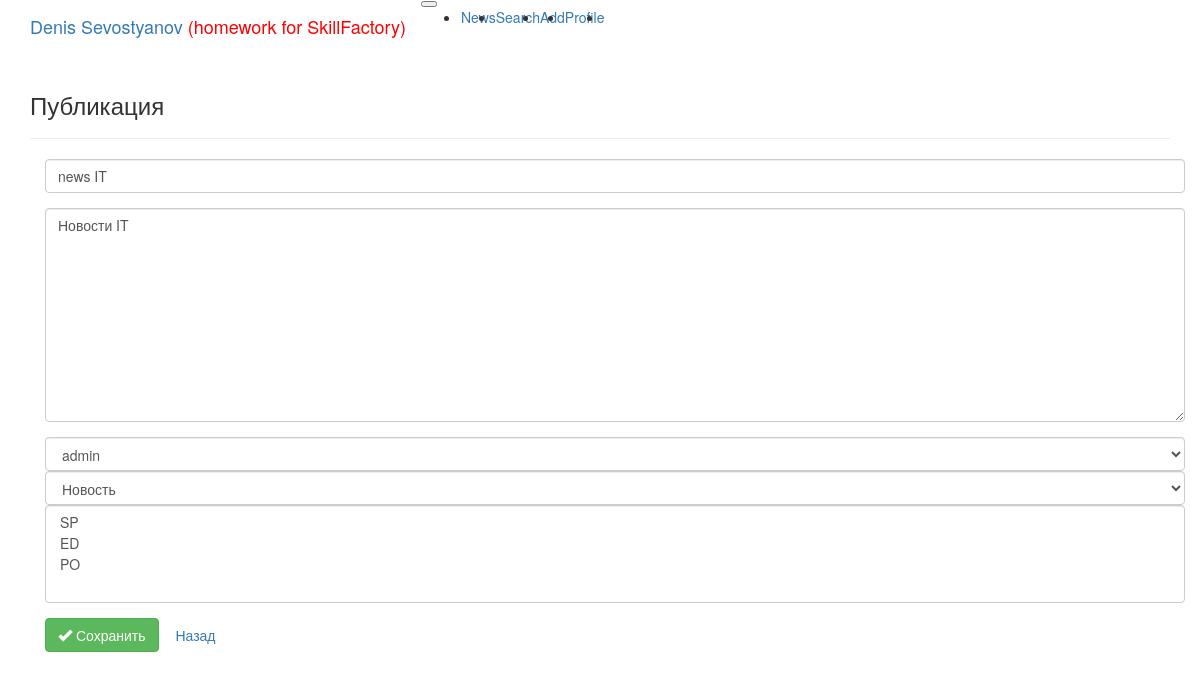
/news/news/1/edit/ (signed in), run on the app's committed database.
### news/models.py (models this page shows, shortened)
class Post(models.Model):
    author = models.ForeignKey(Author, on_delete=models.CASCADE)
    type_news = models.CharField(max_length=2, choices=TYPES, default=news)
    date_time = models.DateTimeField(auto_now_add=True)
    categories = models.ManyToManyField(Category, through='PostCategory')
    title = models.CharField(max_length=255)
    text = models.TextField()
    rate = models.IntegerField(default=0)

### news/views.py (the view)
# urls.py: path('news/<int:pk>/edit/', PostUpdate.as_view(), name='post_edit'),
class PostUpdate(PermissionRequiredMixin, UpdateView):
    permission_required = ('news.change_post',)
    form_class = PostForm
    model = Post
    template_name = 'post_edit.html'

### news/forms.py
class PostForm(forms.ModelForm):
    class Meta:
        model = Post
        fields = [
            'title',
            'text',
            'author',
            'type_news',
            'categories',
        ]

### news/models.py (called while the page is built)
    def __str__(self):
        return f'{self.user}'

    def __str__(self):
        return f'{self.name}'

### templates/post_edit.html (shortened to what this page needs)
{% extends 'default.html' %}
{% load widget_tweaks %}
{% block content %}
<h3>Публикация</h3>
<hr>
<div class="container">
    <div class="text-start mt-5">
        <form action="" method="post">
            <div class="form-group">
                {% render_field form.title class="form-control" placeholder="Заголовок" type="text" %}
            </div>
            <div class="form-group">
                {% render_field form.text class="form-control" placeholder="Пост" type="text" %}
            </div>
            <div class="form-group">
                {% render_field form.author class="form-control" placeholder="Автор" type="text" %}
                {% render_field form.type_news class="form-control" placeholder="Тип" type="text" %}
                {% render_field form.categories class="form-control" placeholder="Категории" type="text" %}
            </div>
            <button type="submit" class="btn btn-success">
                <span class="glyphicon glyphicon-ok"></span> Сохранить
            </button>
            <a class="btn light" href="{{request.META.HTTP_REFERER}}">Назад</a>
        </form>
    </div>
</div>
{% endblock content %}

### data on the page
Post: title "news IT", text "Новости IT", author "admin", type_news "Новость"
